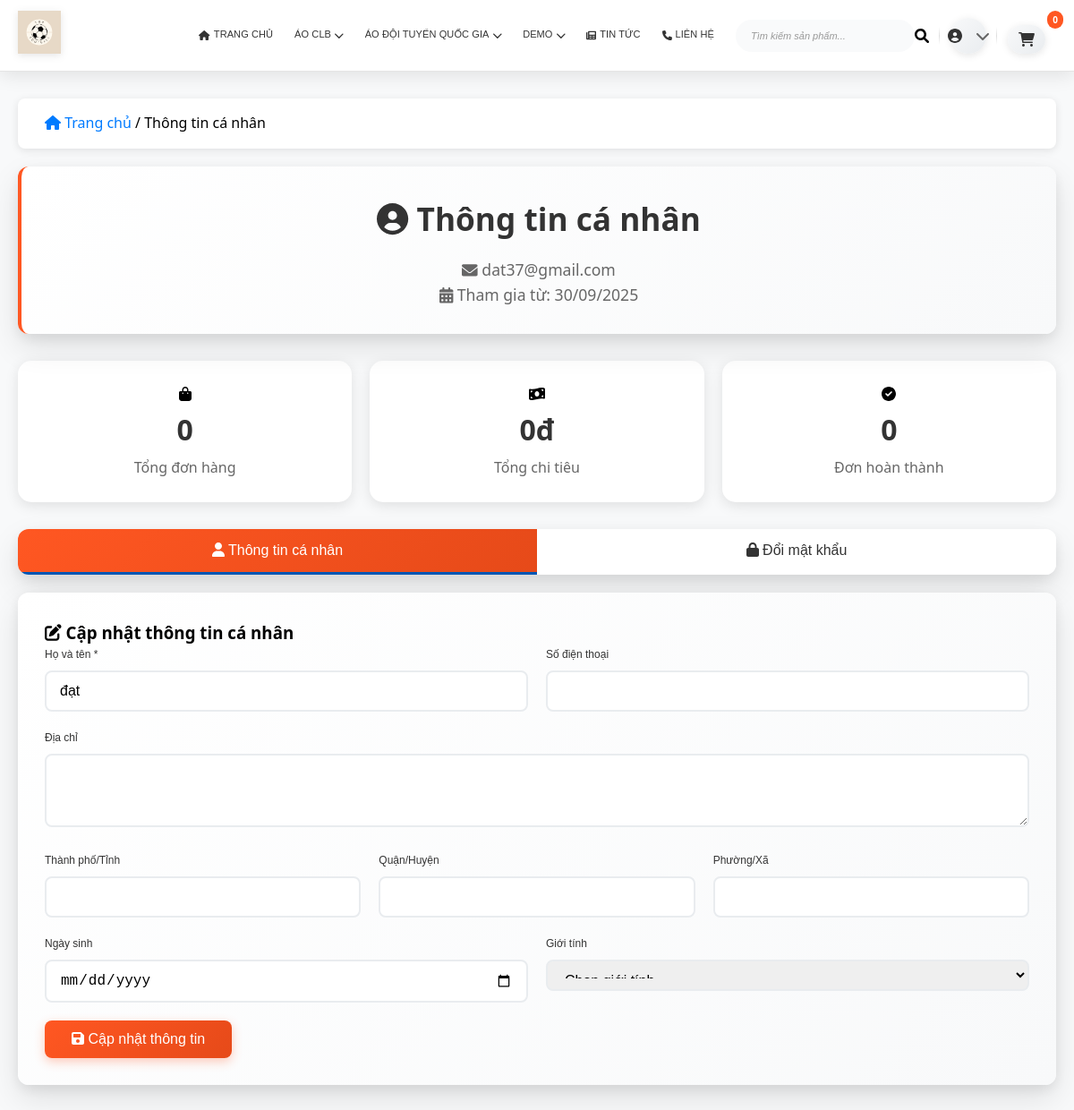
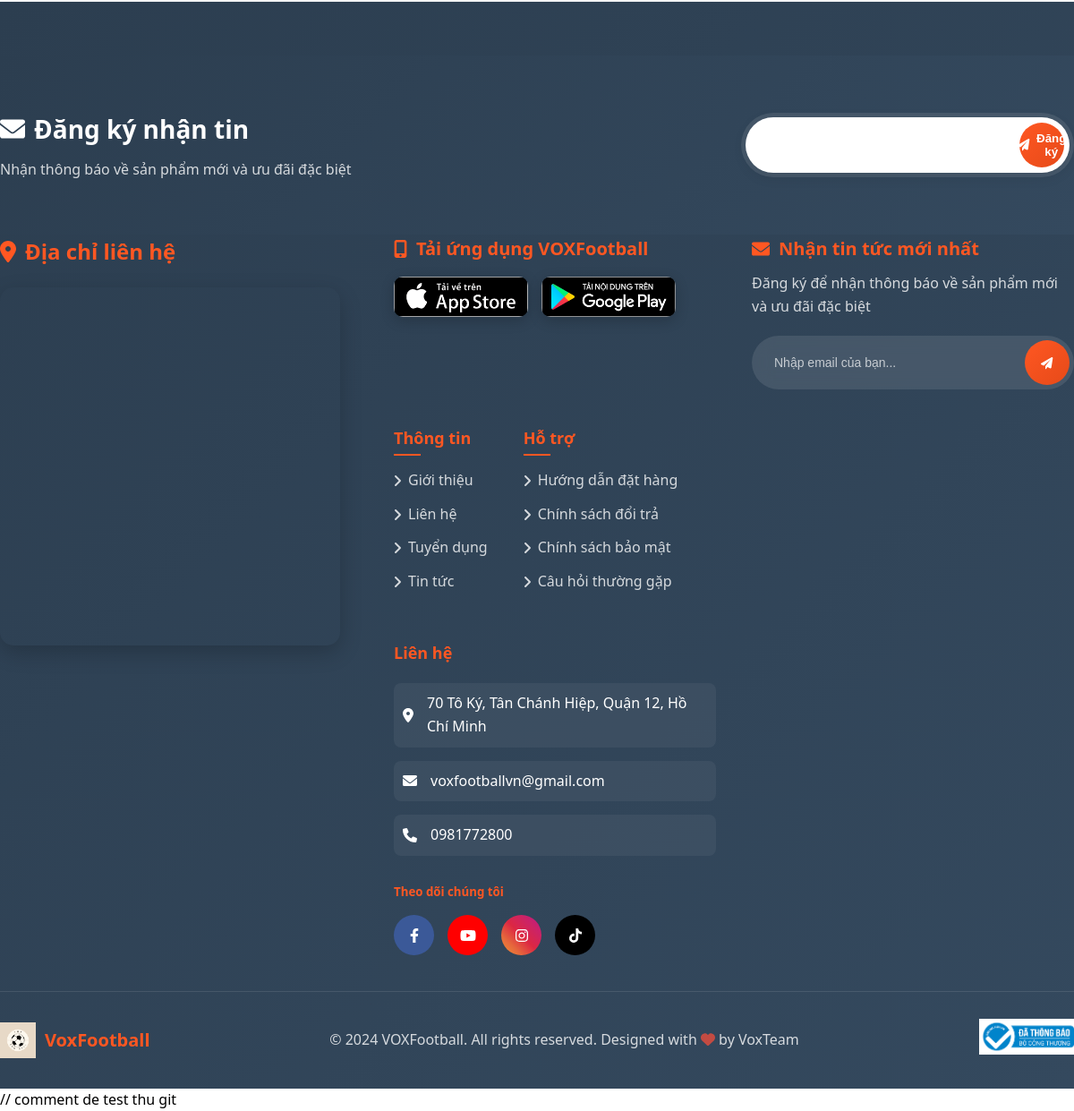
Screenshot of /index.php?page=profile (signed in) with the database file from the repository (2 pictures, top to bottom).
### tables this page shows
CREATE TABLE `tbl_danhmuc` (
  `danhmuc_id` int(11) NOT NULL,
  `danhmuc_ten` varchar(255) NOT NULL
);

CREATE TABLE `tbl_customers` (
  `customer_id` int(11) NOT NULL,
  `username` varchar(50) DEFAULT NULL,
  `email` varchar(100) NOT NULL,
  `password_hash` varchar(255) NOT NULL,
  `full_name` varchar(100) NOT NULL,
  `phone` varchar(20) DEFAULT NULL,
  `address` text DEFAULT NULL,
  `city` varchar(50) DEFAULT NULL,
  `district` varchar(50) DEFAULT NULL,
  `ward` varchar(50) DEFAULT NULL,
  `birth_date` date DEFAULT NULL,
  `gender` enum('male','female','other') DEFAULT NULL,
  `status` enum('active','inactive') DEFAULT 'active',
  `created_at` timestamp NOT NULL DEFAULT current_timestamp(),
  `updated_at` timestamp NOT NULL DEFAULT current_timestamp() ON UPDATE current_timestamp()
);

### app/controllers/frontend/CustomerController.php (called while the page is built, shortened)
<?php
require_once __DIR__ . '/../../models/CustomerModel.php';
class CustomerController {
    private $customerModel;
    public function __construct() {
        $this->customerModel = new CustomerModel();
    }
    public function profile() {
        $customerId = Session::get('customer_id');
        $customer = $this->customerModel->getCustomerById($customerId);
        $data = [
            'pageTitle' => 'Thông tin cá nhân - VoxFootball',
            'customer' => $customer
        ];
        $this->loadView('profile', $data);
    }
    private function loadView($view, $data = []) {
        extract($data);
        include __DIR__ . '/../../views/layouts/header.php';
        include __DIR__ . '/../../views/frontend_views/customer/' . $view . '.php';
        include __DIR__ . '/../../views/layouts/footer.php';
    }
}

### config/database.php (called while the page is built, shortened)
<?php
Class Database{
   public $host   = DB_HOST;
   public $user   = DB_USER;
   public $pass   = DB_PASS;
   public $dbname = DB_NAME;
   public $link;
private function connectDB(){
   $this->link = new mysqli($this->host, $this->user, $this->pass,
    $this->dbname);
 }
public function select($query){
  mysqli_set_charset($this->link,'UTF8');
  $result = $this->link->query($query) or
   die($this->link->error.__LINE__);
  if($result->num_rows > 0){
    return $result;
  } else {
    return false;
  }
 }
}

### app/controllers/frontend/HeaderController.php (called while the page is built, shortened)
<?php
require_once __DIR__ . '/../../models/HeaderModel.php';
class HeaderController {
    private $headerModel;
    public function __construct() {
        $this->headerModel = new HeaderModel();
    }
    public function getHeaderData() {
        $session_id = session_id();
        return [
            'categories' => $this->getAllCategoriesWithSubs(),
            'cart_items' => $this->getCartItems($session_id),
            'cart_count' => $this->getCartCount($session_id),
            'cart_total' => $this->getCartTotal($session_id)
        ];
    }
    private function getAllCategoriesWithSubs() {
        $categories = [];
        $categoryResult = $this->headerModel->getAllCategories();
        if ($categoryResult) {
            while ($category = $categoryResult->fetch_assoc()) {
                $category['subcategories'] = [];
                $subResult = $this->headerModel->getSubCategoriesByCategory($category['danhmuc_id']);
                if ($subResult) {
                    while ($sub = $subResult->fetch_assoc()) {
                        $category['subcategories'][] = $sub;
                    }
                }
                $categories[] = $category;
            }
        }
        return $categories;
    }
    private function getCartItems($session_id) {
        $items = [];
        $result = $this->headerModel->getCartItems($session_id);
        return $items;
    }
    private function getCartCount($session_id) {
        return $this->headerModel->getCartCount($session_id);
    }
    private function getCartTotal($session_id) {
        return $this->headerModel->getCartTotal($session_id);
    }
}
?>

### app/models/HeaderModel.php (called while the page is built, shortened)
<?php
require_once __DIR__ . '/../../config/database.php';
class HeaderModel {
    private $db;
    public function __construct() {
        $this->db = new Database();
    }
    public function getAllCategories() {
        $query = "SELECT danhmuc_id, danhmuc_ten FROM tbl_danhmuc ORDER BY danhmuc_id ASC";
        $result = $this->db->select($query);
        return $result;
    }
    public function getSubCategoriesByCategory($danhmuc_id) {
        $query = "SELECT loaisanpham_id, loaisanpham_ten
                 FROM tbl_loaisanpham
                 WHERE danhmuc_id = '$danhmuc_id'
                 ORDER BY loaisanpham_id ASC";
        $result = $this->db->select($query);
        return $result;
    }
public function getCartItems($session_id) {
    $session_id = $this->db->link->real_escape_string($session_id);
    $query = "
        SELECT
            c.cart_id,
            c.sanpham_anh,
            c.sanpham_tieude,
            c.sanpham_gia,
            c.quantitys,
            c.bienthe_id,
            sz.sanpham_size,
            col.color_anh
        FROM tbl_cart c
        INNER JOIN tbl_sanpham_bienthe bt ON c.bienthe_id = bt.bienthe_id
        INNER JOIN tbl_sanpham_size sz     ON bt.sanpham_size_id = sz.sanpham_size_id
        INNER JOIN tbl_color col           ON bt.color_id = col.color_id
        WHERE c.session_idA = '{$session_id}'
        ORDER BY c.cart_id DESC
    ";
    return $this->db->select($query);
}
    public function getCartCount($session_id) {
        $query = "SELECT SUM(quantitys) as total_quantity
                 FROM tbl_cart
                 WHERE session_idA = '$session_id'";
        $result = $this->db->select($query);
        if ($result) {
            $data = $result->fetch_assoc();
            return $data['total_quantity'] ?? 0;
        }
        return 0;
    }
    public function getCartTotal($session_id) {
        $query = "SELECT SUM(sanpham_gia * quantitys) as total_price
                 FROM tbl_cart
                 WHERE session_idA = '$session_id'";
        $result = $this->db->select($query);
        if ($result) {
            $data = $result->fetch_assoc();
            return $data['total_price'] ?? 0;
        }
        return 0;
    }
}
?>

### config/session.php (called while the page is built, shortened)
<?php
class Session{
 public static function get($key){
    if (isset($_SESSION[$key])) {
     return $_SESSION[$key];
    } else {
     return false;
    }
 }
}
?>

### app/models/CustomerModel.php (called while the page is built, shortened)
<?php
require_once __DIR__ . '/../../config/database.php';
class CustomerModel {
    private $db;
    public function __construct() {
        $this->db = new Database();
    }
    public function getCustomerById($customerId) {
        $customerId = mysqli_real_escape_string($this->db->link, $customerId);
        $sql = "SELECT * FROM tbl_customers WHERE customer_id = '$customerId' AND status = 'active'";
        $result = $this->db->select($sql);
        if ($result && $result->num_rows > 0) {
            return $result->fetch_assoc();
        }
        return null;
    }
}

### app/views/frontend_views/customer/profile.php (the view, shortened to what this page needs)
<div class="main-wrapper">
    <div class="customer-container">
        <div class="breadcrumb">
            <a href="index.php"><i class="fas fa-home"></i> Trang chủ</a> /
            <span>Thông tin cá nhân</span>
        </div>
        <div class="profile-header">
            <h1><i class="fas fa-user-circle"></i> Thông tin cá nhân</h1>
            <div class="user-info">
                <p><i class="fas fa-envelope"></i> <?php echo htmlspecialchars($customer['email']); ?></p>
                <p><i class="fas fa-calendar-alt"></i> Tham gia từ: <?php echo date('d/m/Y', strtotime($customer['created_at'])); ?></p>
            </div>
        </div>
    <div class="profile-stats">
        <div class="stat-card">
            <i class="fas fa-shopping-bag"></i>
            <h3 id="totalOrders">-</h3>
            <p>Tổng đơn hàng</p>
        </div>
        <div class="stat-card">
            <i class="fas fa-money-bill-wave"></i>
            <h3 id="totalSpent">-</h3>
            <p>Tổng chi tiêu</p>
        </div>
        <div class="stat-card">
            <i class="fas fa-check-circle"></i>
            <h3 id="completedOrders">-</h3>
            <p>Đơn hoàn thành</p>
        </div>
    </div>
    <div class="profile-tabs">
        <button class="tab-button active" onclick="showTab('info')">
            <i class="fas fa-user"></i> Thông tin cá nhân
        </button>
        <button class="tab-button" onclick="showTab('password')">
            <i class="fas fa-lock"></i> Đổi mật khẩu
        </button>
    </div>
    <div id="info-content" class="tab-content active">
        <h3><i class="fas fa-edit"></i> Cập nhật thông tin cá nhân</h3>
        <form id="profileForm">
            <div class="form-row">
                <div class="form-group">
                    <label for="full_name">Họ và tên *</label>
                    <input type="text" id="full_name" name="full_name" class="form-control"
                           value="<?php echo htmlspecialchars($customer['full_name']); ?>" required>
                </div>
                <div class="form-group">
                    <label for="phone">Số điện thoại</label>
                    <input type="tel" id="phone" name="phone" class="form-control"
                           value="<?php echo htmlspecialchars($customer['phone'] ?? ''); ?>">
                </div>
            </div>
            <div class="form-group">
                <label for="address">Địa chỉ</label>
                <textarea id="address" name="address" class="form-control" rows="3"><?php echo htmlspecialchars($customer['address'] ?? ''); ?></textarea>
            </div>
            <div class="form-row">
                <div class="form-group">
                    <label for="city">Thành phố/Tỉnh</label>
                    <input type="text" id="city" name="city" class="form-control"
                           value="<?php echo htmlspecialchars($customer['city'] ?? ''); ?>">
                </div>
                <div class="form-group">
                    <label for="district">Quận/Huyện</label>
                    <input type="text" id="district" name="district" class="form-control"
                           value="<?php echo htmlspecialchars($customer['district'] ?? ''); ?>">
                </div>
                <div class="form-group">
                    <label for="ward">Phường/Xã</label>
                    <input type="text" id="ward" name="ward" class="form-control"
                           value="<?php echo htmlspecialchars($customer['ward'] ?? ''); ?>">
                </div>
            </div>
            <div class="form-row">
                <div class="form-group">
                    <label for="birth_date">Ngày sinh</label>
                    <input type="date" id="birth_date" name="birth_date" class="form-control"
                           value="<?php echo $customer['birth_date'] ?? ''; ?>">
                </div>
                <div class="form-group">
                    <label for="gender">Giới tính</label>
                    <select id="gender" name="gender" class="form-control">
                        <option value="">Chọn giới tính</option>
                    </select>
                </div>
            </div>
            <button type="submit" class="btn btn-primary">
                <i class="fas fa-save"></i> Cập nhật thông tin
            </button>
        </form>
    </div>
    </div>
</div>

### app/views/layouts/header.php (shortened to what this page needs)
<?php
require_once __DIR__ . '/../../controllers/frontend/HeaderController.php';
$headerController = new HeaderController();
$headerData = $headerController->getHeaderData();
$isLoggedIn = Session::get('customer_id') ? true : false;
?>
<!DOCTYPE html>
<html lang="en">
<head>
    <link rel="stylesheet" href="/public/css/mainstyle.css">
</head>
<body>
    <div class="page-wrapper">
    <section class="top">
        <div class="container">
            <div class="row">
                <div class="top-logo">
                    <a href="index.php">
                        <img src="/public/image/logoShop.png" alt="Voxfootball Logo" height="40px" width="48px">
                    </a>
                </div>
                <div class="top-menu-items">
                    <ul>
                        <li>
                            <a href="index.php">
                                <i class="fas fa-home"></i> Trang chủ
                            </a>
                        </li>
                        <?php if (!empty($headerData['categories'])): ?>
                            <?php foreach ($headerData['categories'] as $category): ?>
                                <li>
                                    <a href="index.php?page=category&danhmuc_id=<?php echo $category['danhmuc_id']; ?>">
                                        <?php echo htmlspecialchars($category['danhmuc_ten']); ?>
                                        <?php if (!empty($category['subcategories'])): ?>
                                            <i class="fas fa-chevron-down"></i>
                                        <?php endif; ?>
                                    </a>
                                </li>
                            <?php endforeach; ?>
                        <?php endif; ?>
                        <li>
                            <a href="index.php?page=news">
                                <i class="fas fa-newspaper"></i> Tin tức
                            </a>
                        </li>
                        <li>
                            <a href="index.php?page=contact">
                                <i class="fas fa-phone"></i> Liên hệ
                            </a>
                        </li>
                    </ul>
                </div>
                <div class="top-menu-icons">
                    <ul>
                        <li>
                            <input type="text" placeholder="Tìm kiếm sản phẩm..." id="search-input">
                            <i class="fas fa-search"></i>
                        </li>
                        <li class="user-account">
                            <?php if ($isLoggedIn): ?>
                                <a href="#" class="user-dropdown-toggle" title="Tài khoản">
                                    <i class="fas fa-user-circle"></i>
                                    <i class="fas fa-chevron-down"></i>
                                </a>
                            <?php endif; ?>
                        </li>
                        <li>
                            <a href="index.php?page=cart&id=live" title="Giỏ hàng">
                                <i class="fas fa-shopping-cart"></i>
                                <span class="cart-count"><?php echo isset($headerData['cart_count']) ? $headerData['cart_count'] : 0; ?></span>
                            </a>
                        </li>
                    </ul>
                </div>
            </div>
        </div>
    </section>
</body>
</html>

### rows the page displays
tbl_danhmuc: danhmuc_ten "ÁO CLB"
tbl_danhmuc: danhmuc_ten "ÁO ĐỘI TUYỂN QUỐC GIA"
tbl_danhmuc: danhmuc_ten "DEMO"
tbl_customers: email "dat37@gmail.com", created_at "30/09/2025", full_name "đạt"

### other values shown
$headerData['cart_count'] "0"
